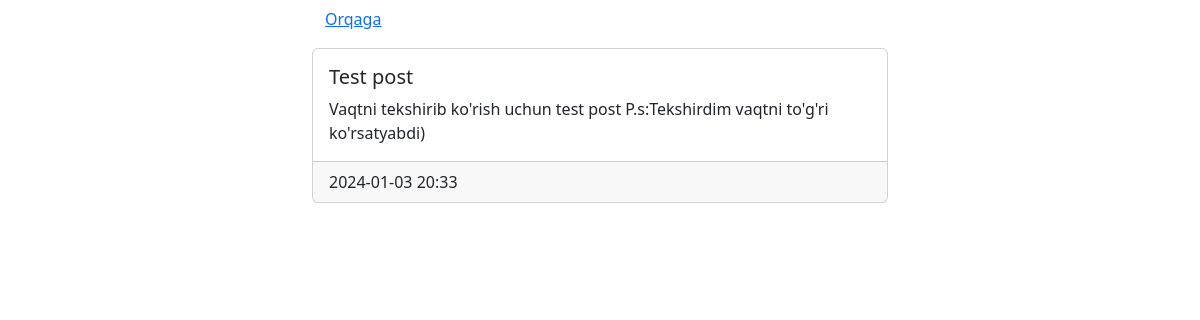
Page /view/3 on the committed database.
### main.py (models this page shows)
class Blog(db.Model):
    id = db.Column(db.Integer, primary_key=True)
    title = db.Column(db.String(100), nullable=False)
    text = db.Column(db.String(255), nullable=False)
    created_at = db.Column(db.DateTime, default=datetime.utcnow() + timedelta(hours=5))

### main.py (the view)
    @app.route('/view/<int:article_id>')
    def view(article_id):
        article = Blog.query.get(article_id)
        return render_template("view.html",article=article)

### templates/view.html (shortened to what this page needs)
{%extends 'base.html'%}
{%block content%}
<a class="btn btn-link" href="{{ url_for('index') }}">Orqaga</a>
<div class="card" style="width: 100%; margin-bottom: 10px; margin-top: 10px;">
  <div class="card-body">
    <h5 class="card-title">{{article.title}}</h5>
    <p class="card-text">{{article.text}}</p>
  </div>
  <div class="card-footer">{{ article.created_at.strftime('%Y-%m-%d %H:%M') }}</div>
</div>
{%endblock%}

### rows in the picture
Blog: title "Test post", text "Vaqtni tekshirib ko'rish uchun test post P.s:Tekshirdim vaqtni to'g'ri ko'rsatyabdi)", created_at "2024-01-03 20:33"
